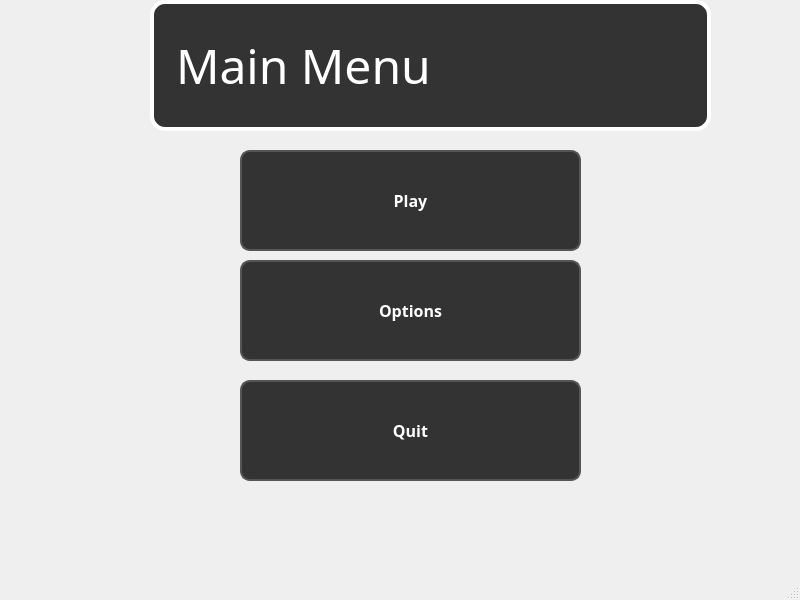
<?xml version="1.0" encoding="UTF-8"?>
<ui version="4.0">
 <class>MainWindow</class>
 <widget class="QMainWindow" name="MainWindow">
  <property name="geometry">
   <rect>
    <x>0</x>
    <y>0</y>
    <width>800</width>
    <height>600</height>
   </rect>
  </property>
  <property name="windowTitle">
   <string>MainWindow</string>
  </property>
  <widget class="QWidget" name="centralwidget">
   <widget class="QStackedWidget" name="stackedWidget">
    <property name="geometry">
     <rect>
      <x>0</x>
      <y>-10</y>
      <width>821</width>
      <height>611</height>
     </rect>
    </property>
    <property name="styleSheet">
     <string notr="true">background-image: url(:/icons/wallpaper1.png);</string>
    </property>
    <widget class="QWidget" name="page">
     <widget class="QLabel" name="label">
      <property name="geometry">
       <rect>
        <x>150</x>
        <y>10</y>
        <width>561</width>
        <height>131</height>
       </rect>
      </property>
      <property name="font">
       <font>
        <family>Press Start 2P</family>
        <pointsize>-1</pointsize>
       </font>
      </property>
      <property name="layoutDirection">
       <enum>Qt::LeftToRight</enum>
      </property>
      <property name="styleSheet">
       <string notr="true">QFrame {
    border: 4px solid #FFFFFF; /* White border */
    border-radius: 15px; /* Rounded corners for the frame */
    background-color: #333333; /* Dark grey background which will serve as a border */
    padding: 10px; /* Space between the border and the text */
}

QLabel {
    color: #FFFFFF; /* White text */
    font-family: 'Press Start 2P', cursive; /* Example font */
    font-size: 48px; /* Adjust as needed */
    qproperty-alignment: AlignCenter; /* Center text alignment */

}

</string>
      </property>
      <property name="text">
       <string>Main Menu</string>
      </property>
      <property name="wordWrap">
       <bool>false</bool>
      </property>
     </widget>
     <widget class="QPushButton" name="playButton">
      <property name="geometry">
       <rect>
        <x>240</x>
        <y>160</y>
        <width>341</width>
        <height>101</height>
       </rect>
      </property>
      <property name="font">
       <font>
        <family>Press Start 2P</family>
        <pointsize>-1</pointsize>
        <bold>true</bold>
       </font>
      </property>
      <property name="styleSheet">
       <string notr="true">QPushButton {
    color: #FFFFFF; /* White text */
    background-color: #333333; /* Dark grey background */
    border: 2px solid #555555; /* Grey border */
    border-radius: 10px;
    padding: 5px;
    text-align: center;
    font-family: 'Press Start 2P', cursive; /* Example font, ensure it's included in your project */
    font-size: 16px;
}
QPushButton:hover {
    border: 2px solid #AAAAAA; /* Lighter grey border on hover */
    background-color: #444444; /* Slightly lighter grey background on hover */
}
QPushButton:pressed {
    color: #AAAAAA; /* Lighter text when pressed, optional change */
    background-color: #222222; /* Darker background when pressed */
    border: 2px solid #888888; /* Darker border when pressed */
}
</string>
      </property>
      <property name="text">
       <string>Play</string>
      </property>
     </widget>
     <widget class="QPushButton" name="pushButton_2">
      <property name="geometry">
       <rect>
        <x>240</x>
        <y>270</y>
        <width>341</width>
        <height>101</height>
       </rect>
      </property>
      <property name="font">
       <font>
        <family>Press Start 2P</family>
        <pointsize>-1</pointsize>
        <bold>true</bold>
       </font>
      </property>
      <property name="styleSheet">
       <string notr="true">QPushButton {
    color: #FFFFFF; /* White text */
    background-color: #333333; /* Dark grey background */
    border: 2px solid #555555; /* Grey border */
    border-radius: 10px;
    padding: 5px;
    text-align: center;
    font-family: 'Press Start 2P', cursive; /* Example font, ensure it's included in your project */
    font-size: 16px;
}
QPushButton:hover {
    border: 2px solid #AAAAAA; /* Lighter grey border on hover */
    background-color: #444444; /* Slightly lighter grey background on hover */
}
QPushButton:pressed {
    color: #AAAAAA; /* Lighter text when pressed, optional change */
    background-color: #222222; /* Darker background when pressed */
    border: 2px solid #888888; /* Darker border when pressed */
}
</string>
      </property>
      <property name="text">
       <string>Options</string>
      </property>
     </widget>
     <widget class="QPushButton" name="pushButton_3">
      <property name="geometry">
       <rect>
        <x>240</x>
        <y>390</y>
        <width>341</width>
        <height>101</height>
       </rect>
      </property>
      <property name="font">
       <font>
        <family>Press Start 2P</family>
        <pointsize>-1</pointsize>
        <bold>true</bold>
       </font>
      </property>
      <property name="styleSheet">
       <string notr="true">QPushButton {
    color: #FFFFFF; /* White text */
    background-color: #333333; /* Dark grey background */
    border: 2px solid #555555; /* Grey border */
    border-radius: 10px;
    padding: 5px;
    text-align: center;
    font-family: 'Press Start 2P', cursive; /* Example font, ensure it's included in your project */
    font-size: 16px;
}
QPushButton:hover {
    border: 2px solid #AAAAAA; /* Lighter grey border on hover */
    background-color: #444444; /* Slightly lighter grey background on hover */
}
QPushButton:pressed {
    color: #AAAAAA; /* Lighter text when pressed, optional change */
    background-color: #222222; /* Darker background when pressed */
    border: 2px solid #888888; /* Darker border when pressed */
}
</string>
      </property>
      <property name="text">
       <string>Quit</string>
      </property>
     </widget>
    </widget>
    <widget class="QWidget" name="page_2"/>
   </widget>
  </widget>
  <widget class="QMenuBar" name="menubar">
   <property name="geometry">
    <rect>
     <x>0</x>
     <y>0</y>
     <width>800</width>
     <height>21</height>
    </rect>
   </property>
  </widget>
  <widget class="QStatusBar" name="statusbar"/>
 </widget>
 <resources/>
 <connections/>
</ui>
